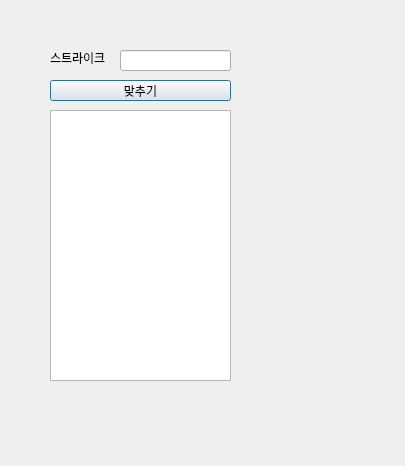
<?xml version="1.0" encoding="UTF-8"?>
<ui version="4.0">
 <class>Dialog</class>
 <widget class="QDialog" name="Dialog">
  <property name="geometry">
   <rect>
    <x>0</x>
    <y>0</y>
    <width>405</width>
    <height>466</height>
   </rect>
  </property>
  <property name="windowTitle">
   <string>Dialog</string>
  </property>
  <widget class="QLabel" name="label">
   <property name="geometry">
    <rect>
     <x>50</x>
     <y>50</y>
     <width>71</width>
     <height>16</height>
    </rect>
   </property>
   <property name="text">
    <string>스트라이크</string>
   </property>
  </widget>
  <widget class="QPushButton" name="pb">
   <property name="geometry">
    <rect>
     <x>50</x>
     <y>80</y>
     <width>181</width>
     <height>21</height>
    </rect>
   </property>
   <property name="text">
    <string>맞추기</string>
   </property>
  </widget>
  <widget class="QLineEdit" name="le">
   <property name="geometry">
    <rect>
     <x>120</x>
     <y>50</y>
     <width>111</width>
     <height>21</height>
    </rect>
   </property>
  </widget>
  <widget class="QTextEdit" name="te">
   <property name="geometry">
    <rect>
     <x>50</x>
     <y>110</y>
     <width>181</width>
     <height>271</height>
    </rect>
   </property>
  </widget>
 </widget>
 <resources/>
 <connections/>
</ui>
